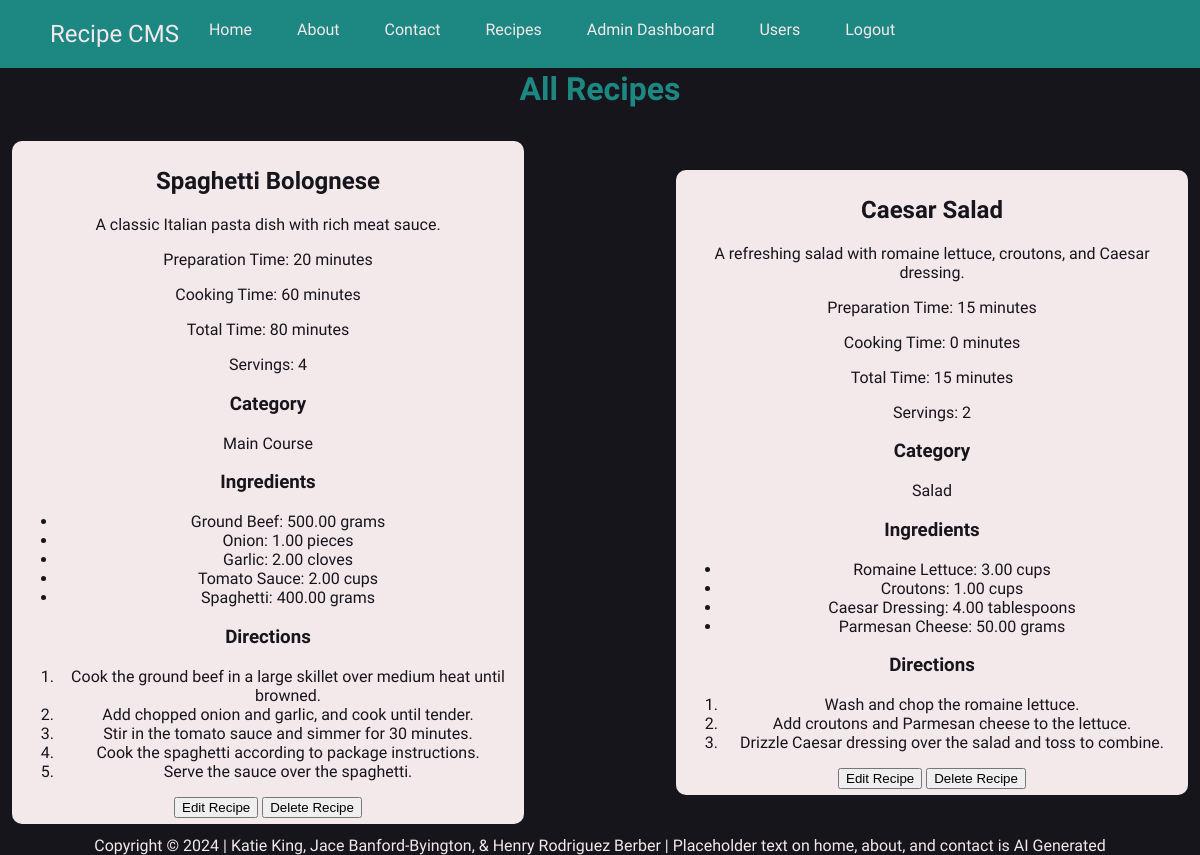
Page /index.php?page=recipe (signed in) on the committed database.
### tables this page shows
CREATE TABLE IF NOT EXISTS Recipe (
    RecipeID INT NOT NULL AUTO_INCREMENT,
    Title VARCHAR(255) NOT NULL,
    Description TEXT,
    Category VARCHAR(255) NOT NULL,
    PrepTime INT,  
    CookTime INT,  
    TotalTime INT,  
    Servings INT,
    DateCreated DATETIME DEFAULT CURRENT_TIMESTAMP,
    AuthorID INT,
    PRIMARY KEY (RecipeID),
    FOREIGN KEY (AuthorID) REFERENCES Users(UserId)
);

CREATE TABLE IF NOT EXISTS RecipeIngredients (
    RecipeIngredientID INT NOT NULL AUTO_INCREMENT,
    RecipeID INT,
    Name VARCHAR(255) NOT NULL,
    Unit VARCHAR(50),
    Quantity DECIMAL(10, 2),
    PRIMARY KEY (RecipeIngredientID),
    FOREIGN KEY (RecipeID) REFERENCES Recipe(RecipeID)
);

CREATE TABLE IF NOT EXISTS Instructions (
    InstructionID INT NOT NULL AUTO_INCREMENT,
    RecipeID INT,
    StepNumber INT,
    Description TEXT,
    PRIMARY KEY (InstructionID),
    FOREIGN KEY (RecipeID) REFERENCES Recipe(RecipeID)
);

### dbConnection.php (called while the page is built, shortened)
<?php
function getConnection()
{
    $dbConnection = @mysqli_connect(DB_SERVER, DB_USER, DB_PSWD, DB_NAME) or die("Could not connect to MySQL server.");
    return $dbConnection;
}
function getAllRecipes(): array
{
    $query = 'SELECT * FROM Recipe';
    $response = getConnection()->query($query);
    return $response->fetch_all(MYSQLI_ASSOC);
}
function getRecipeIngredients($recipeId): array
{
    $query = "SELECT Name, Quantity, Unit FROM RecipeIngredients WHERE RecipeID = ?";
    $params = [$recipeId];
    $response = getConnection()->execute_query($query, $params);
    return $response->fetch_all(MYSQLI_ASSOC);
}
function getInstructionsByRecipeId($recipeId): array
{
    $query = "SELECT StepNumber, Description FROM Instructions WHERE RecipeID = ?";
    $params = [$recipeId];
    $response = getConnection()->execute_query($query, $params);
    return $response->fetch_all(MYSQLI_ASSOC);
}

### pages/recipe.php (the view)
<?php
require_once 'dbConnection.php';
$recipes = getAllRecipes();
?>
    <h1>All Recipes</h1>
    <?php if (count($recipes) > 0): ?>
      <div class="allRecipes">
        <?php foreach ($recipes as $recipe): ?>
            <?php
            $ingredients = getRecipeIngredients($recipe['RecipeID']);
            $instructions = getInstructionsByRecipeId($recipe['RecipeID']);
            ?>
            <div class="recipeCard">
            <h2><?php echo htmlspecialchars($recipe['Title']); ?></h2>
            <p><?php echo htmlspecialchars($recipe['Description']); ?></p>
            <p>Preparation Time: <?php echo htmlspecialchars($recipe['PrepTime']); ?> minutes</p>
            <p>Cooking Time: <?php echo htmlspecialchars($recipe['CookTime']); ?> minutes</p>
            <p>Total Time: <?php echo htmlspecialchars($recipe['TotalTime']); ?> minutes</p>
            <p>Servings: <?php echo htmlspecialchars($recipe['Servings']); ?></p>
            <h3>Category</h3>
            <p><?php echo htmlspecialchars($recipe['Category']); ?></p>
            <h3>Ingredients</h3>
            <ul>
                <?php foreach ($ingredients as $ingredient): ?>
                    <li><?php echo htmlspecialchars($ingredient['Name']) . ': ' . htmlspecialchars($ingredient['Quantity']) . ' ' . htmlspecialchars($ingredient['Unit']); ?></li>
                <?php endforeach; ?>
            </ul>
            <h3>Directions</h3>
            <ol>
                <?php foreach ($instructions as $instruction): ?>
                    <li><?php echo htmlspecialchars($instruction['Description']); ?></li>
                <?php endforeach; ?>
            </ol>
            <a href="index.php?page=adminPages/editRecipe&id="><button>Edit Recipe</button></a>
            <a href=""><button>Delete Recipe</button></a>
            </div>
        <?php endforeach; ?>
        </div>
    <?php else: ?>
        <p>No recipes found.</p>
    <?php endif; ?>

### rows in the picture
recipe: Title "Spaghetti Bolognese", Description "A classic Italian pasta dish with rich meat sauce.", PrepTime "20", CookTime "60", TotalTime "80", Servings "4", Category "Main Course"
recipeingredients: Name "Ground Beef", Quantity "500.00", Unit "grams"
recipeingredients: Name "Onion", Quantity "1.00", Unit "pieces"
recipeingredients: Name "Garlic", Quantity "2.00", Unit "cloves"
recipeingredients: Name "Tomato Sauce", Quantity "2.00", Unit "cups"
recipeingredients: Name "Spaghetti", Quantity "400.00", Unit "grams"
instructions: Description "Cook the ground beef in a large skillet over medium heat until browned."
instructions: Description "Add chopped onion and garlic, and cook until tender."
instructions: Description "Stir in the tomato sauce and simmer for 30 minutes."
instructions: Description "Cook the spaghetti according to package instructions."
instructions: Description "Serve the sauce over the spaghetti."
recipe: Title "Caesar Salad", Description "A refreshing salad with romaine lettuce, croutons, and Caesar dressing.", PrepTime "15", CookTime "0", TotalTime "15", Servings "2", Category "Salad"
recipeingredients: Name "Romaine Lettuce", Quantity "3.00", Unit "cups"
recipeingredients: Name "Croutons", Quantity "1.00", Unit "cups"
recipeingredients: Name "Caesar Dressing", Quantity "4.00", Unit "tablespoons"
recipeingredients: Name "Parmesan Cheese", Quantity "50.00", Unit "grams"
instructions: Description "Wash and chop the romaine lettuce."
instructions: Description "Add croutons and Parmesan cheese to the lettuce."
instructions: Description "Drizzle Caesar dressing over the salad and toss to combine."
